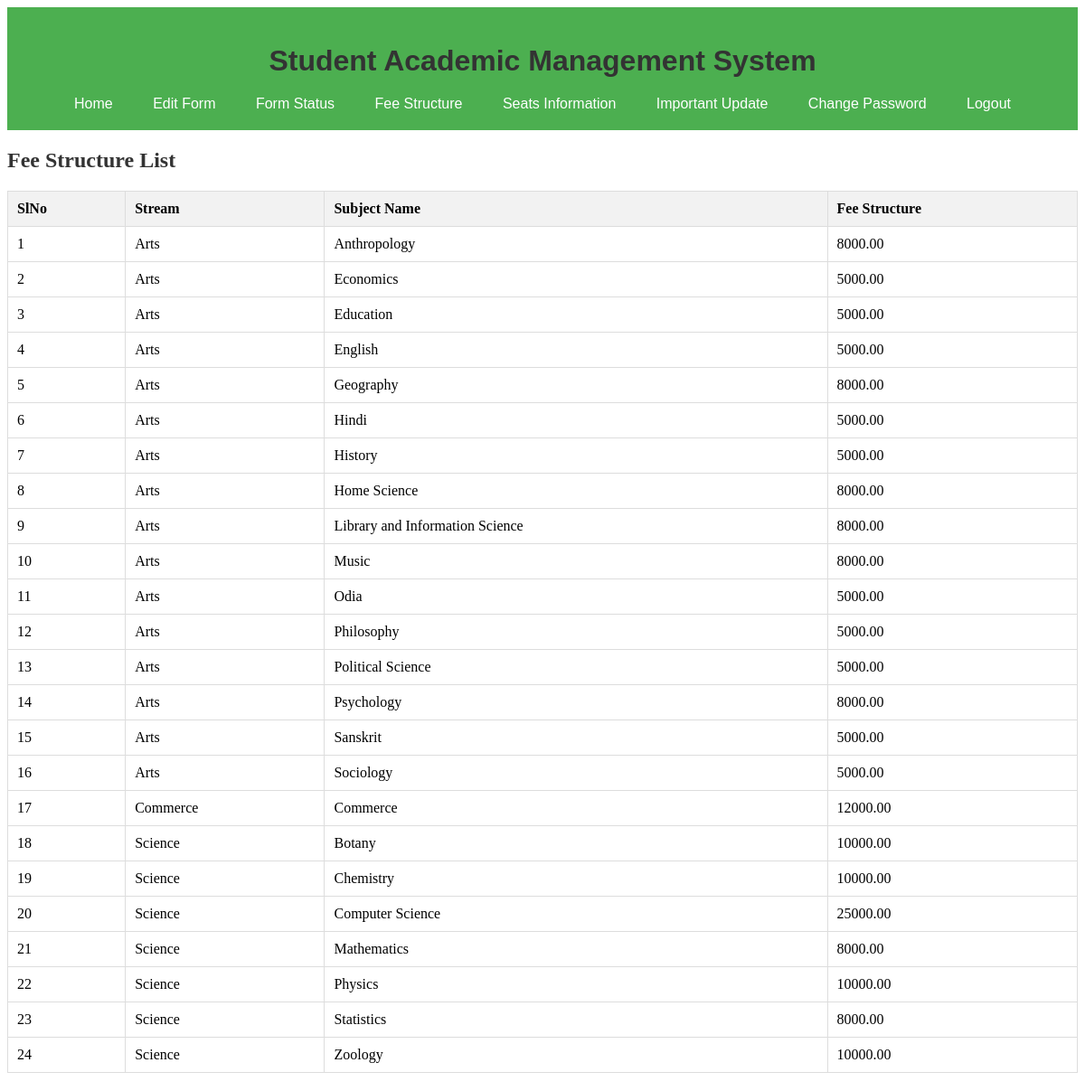
/student/fee.php (signed in), run on the app's committed database.
### tables this page shows
CREATE TABLE `fee_structures` (
  `id` int(11) NOT NULL,
  `stream_id` int(11) NOT NULL,
  `subject_id` int(11) NOT NULL,
  `fee_structure` decimal(10,2) NOT NULL,
  `created_at` timestamp NOT NULL DEFAULT current_timestamp(),
  `updated_at` timestamp NOT NULL DEFAULT current_timestamp() ON UPDATE current_timestamp()
);

CREATE TABLE `streams` (
  `id` int(11) NOT NULL,
  `stream_name` varchar(255) NOT NULL,
  `created_at` timestamp NOT NULL DEFAULT current_timestamp(),
  `updated_at` timestamp NOT NULL DEFAULT current_timestamp() ON UPDATE current_timestamp()
);

CREATE TABLE `subjects` (
  `id` int(11) NOT NULL,
  `subject_name` varchar(255) NOT NULL,
  `stream_id` int(11) NOT NULL,
  `created_at` timestamp NOT NULL DEFAULT current_timestamp(),
  `updated_at` timestamp NOT NULL DEFAULT current_timestamp() ON UPDATE current_timestamp()
);

### student/fee.php (the view, shortened to what this page needs)
<?php
include '../db/db_connect.php';
include 'header.php';
$sql = "
    SELECT fs.id AS fee_id,
           s.stream_name,
           sub.subject_name,
           fs.fee_structure
    FROM fee_structures fs
    JOIN streams s ON fs.stream_id = s.id
    JOIN subjects sub ON fs.subject_id = sub.id
    ORDER BY s.stream_name, sub.subject_name
";
$result = $conn->query($sql);
if ($result->num_rows > 0) {
    echo "<h2>Fee Structure List</h2>";
    echo "<table border='1'>";
    echo "<tr><th>SlNo</th><th>Stream</th><th>Subject Name</th><th>Fee Structure</th></tr>";
    $slNo = 1;
    while ($row = $result->fetch_assoc()) {
        echo "<tr>";
        echo "<td>" . $slNo++ . "</td>";
        echo "<td>" . htmlspecialchars($row['stream_name']) . "</td>";
        echo "<td>" . htmlspecialchars($row['subject_name']) . "</td>";
        echo "<td>" . htmlspecialchars($row['fee_structure']) . "</td>";
        echo "</tr>";
    }
    echo "</table>";
} else {
    echo "No fee structures found.";
}
?>

### student/css/dashboard.css (style rules this page uses)
h1, h2 { margin-bottom: 20px; color: #333; }
table { width: 100%; border-collapse: collapse; margin-bottom: 20px; }
table, th, td { border: 1px solid #ddd; }
th, td { padding: 10px; text-align: left; }
th { background-color: #f2f2f2; font-weight: bold; }

### data on the page
fee_structures: stream.stream_name "Arts", subject.subject_name "Anthropology", fee_structure "8000.00"
fee_structures: stream.stream_name "Arts", subject.subject_name "Economics", fee_structure "5000.00"
fee_structures: stream.stream_name "Arts", subject.subject_name "Education", fee_structure "5000.00"
fee_structures: stream.stream_name "Arts", subject.subject_name "English", fee_structure "5000.00"
fee_structures: stream.stream_name "Arts", subject.subject_name "Geography", fee_structure "8000.00"
fee_structures: stream.stream_name "Arts", subject.subject_name "Hindi", fee_structure "5000.00"
fee_structures: stream.stream_name "Arts", subject.subject_name "History", fee_structure "5000.00"
fee_structures: stream.stream_name "Arts", subject.subject_name "Home Science", fee_structure "8000.00"
fee_structures: stream.stream_name "Arts", subject.subject_name "Library and Information Science", fee_structure "8000.00"
fee_structures: stream.stream_name "Arts", subject.subject_name "Music", fee_structure "8000.00"
fee_structures: stream.stream_name "Arts", subject.subject_name "Odia", fee_structure "5000.00"
fee_structures: stream.stream_name "Arts", subject.subject_name "Philosophy", fee_structure "5000.00"
fee_structures: stream.stream_name "Arts", subject.subject_name "Political Science", fee_structure "5000.00"
fee_structures: stream.stream_name "Arts", subject.subject_name "Psychology", fee_structure "8000.00"
fee_structures: stream.stream_name "Arts", subject.subject_name "Sanskrit", fee_structure "5000.00"
fee_structures: stream.stream_name "Arts", subject.subject_name "Sociology", fee_structure "5000.00"
fee_structures: stream.stream_name "Commerce", subject.subject_name "Commerce", fee_structure "12000.00"
fee_structures: stream.stream_name "Science", subject.subject_name "Botany", fee_structure "10000.00"
fee_structures: stream.stream_name "Science", subject.subject_name "Chemistry", fee_structure "10000.00"
fee_structures: stream.stream_name "Science", subject.subject_name "Computer Science", fee_structure "25000.00"
fee_structures: stream.stream_name "Science", subject.subject_name "Mathematics", fee_structure "8000.00"
fee_structures: stream.stream_name "Science", subject.subject_name "Physics", fee_structure "10000.00"
fee_structures: stream.stream_name "Science", subject.subject_name "Statistics", fee_structure "8000.00"
fee_structures: stream.stream_name "Science", subject.subject_name "Zoology", fee_structure "10000.00"
